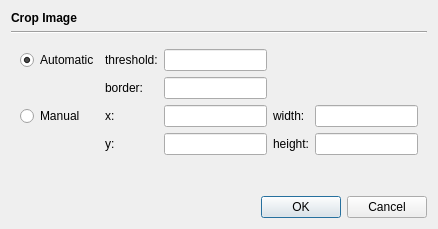
<?xml version="1.0" encoding="UTF-8"?>
<ui version="4.0">
 <class>OpCropDialog</class>
 <widget class="QDialog" name="OpCropDialog">
  <property name="geometry">
   <rect>
    <x>0</x>
    <y>0</y>
    <width>438</width>
    <height>229</height>
   </rect>
  </property>
  <property name="windowTitle">
   <string>Dialog</string>
  </property>
  <layout class="QVBoxLayout" name="verticalLayout">
   <item>
    <widget class="QLabel" name="label">
     <property name="font">
      <font>
       <bold>true</bold>
      </font>
     </property>
     <property name="text">
      <string>Crop Image</string>
     </property>
    </widget>
   </item>
   <item>
    <widget class="Line" name="line">
     <property name="orientation">
      <enum>Qt::Horizontal</enum>
     </property>
    </widget>
   </item>
   <item>
    <widget class="QWidget" name="widget" native="true">
     <layout class="QGridLayout" name="gridLayout">
      <item row="3" column="4">
       <widget class="QLineEdit" name="heightField"/>
      </item>
      <item row="3" column="1">
       <widget class="QLabel" name="label_5">
        <property name="text">
         <string>y:</string>
        </property>
       </widget>
      </item>
      <item row="2" column="2">
       <widget class="QLineEdit" name="xField"/>
      </item>
      <item row="2" column="0">
       <widget class="QRadioButton" name="manualButton">
        <property name="text">
         <string>Manual</string>
        </property>
        <attribute name="buttonGroup">
         <string notr="true">buttonGroup</string>
        </attribute>
       </widget>
      </item>
      <item row="3" column="2">
       <widget class="QLineEdit" name="yField"/>
      </item>
      <item row="2" column="4">
       <widget class="QLineEdit" name="widthField"/>
      </item>
      <item row="2" column="1">
       <widget class="QLabel" name="label_2">
        <property name="text">
         <string>x:</string>
        </property>
       </widget>
      </item>
      <item row="3" column="3">
       <widget class="QLabel" name="label_6">
        <property name="text">
         <string>height:</string>
        </property>
       </widget>
      </item>
      <item row="2" column="3">
       <widget class="QLabel" name="label_4">
        <property name="text">
         <string>width:</string>
        </property>
       </widget>
      </item>
      <item row="0" column="0">
       <widget class="QRadioButton" name="automaticButton">
        <property name="text">
         <string>Automatic</string>
        </property>
        <property name="checked">
         <bool>true</bool>
        </property>
        <attribute name="buttonGroup">
         <string notr="true">buttonGroup</string>
        </attribute>
       </widget>
      </item>
      <item row="1" column="2">
       <widget class="QLineEdit" name="borderField"/>
      </item>
      <item row="1" column="1">
       <widget class="QLabel" name="label_3">
        <property name="text">
         <string>border:</string>
        </property>
       </widget>
      </item>
      <item row="0" column="1">
       <widget class="QLabel" name="label_7">
        <property name="text">
         <string>threshold:</string>
        </property>
       </widget>
      </item>
      <item row="0" column="2">
       <widget class="QLineEdit" name="thresholdField"/>
      </item>
     </layout>
    </widget>
   </item>
   <item>
    <spacer name="verticalSpacer">
     <property name="orientation">
      <enum>Qt::Vertical</enum>
     </property>
     <property name="sizeHint" stdset="0">
      <size>
       <width>20</width>
       <height>40</height>
      </size>
     </property>
    </spacer>
   </item>
   <item>
    <widget class="QDialogButtonBox" name="buttonBox">
     <property name="orientation">
      <enum>Qt::Horizontal</enum>
     </property>
     <property name="standardButtons">
      <set>QDialogButtonBox::Cancel|QDialogButtonBox::Ok</set>
     </property>
    </widget>
   </item>
  </layout>
 </widget>
 <tabstops>
  <tabstop>xField</tabstop>
  <tabstop>widthField</tabstop>
  <tabstop>yField</tabstop>
  <tabstop>heightField</tabstop>
 </tabstops>
 <resources/>
 <connections>
  <connection>
   <sender>buttonBox</sender>
   <signal>accepted()</signal>
   <receiver>OpCropDialog</receiver>
   <slot>accept()</slot>
   <hints>
    <hint type="sourcelabel">
     <x>248</x>
     <y>254</y>
    </hint>
    <hint type="destinationlabel">
     <x>157</x>
     <y>274</y>
    </hint>
   </hints>
  </connection>
  <connection>
   <sender>buttonBox</sender>
   <signal>rejected()</signal>
   <receiver>OpCropDialog</receiver>
   <slot>reject()</slot>
   <hints>
    <hint type="sourcelabel">
     <x>316</x>
     <y>260</y>
    </hint>
    <hint type="destinationlabel">
     <x>286</x>
     <y>274</y>
    </hint>
   </hints>
  </connection>
 </connections>
 <buttongroups>
  <buttongroup name="buttonGroup"/>
 </buttongroups>
</ui>
